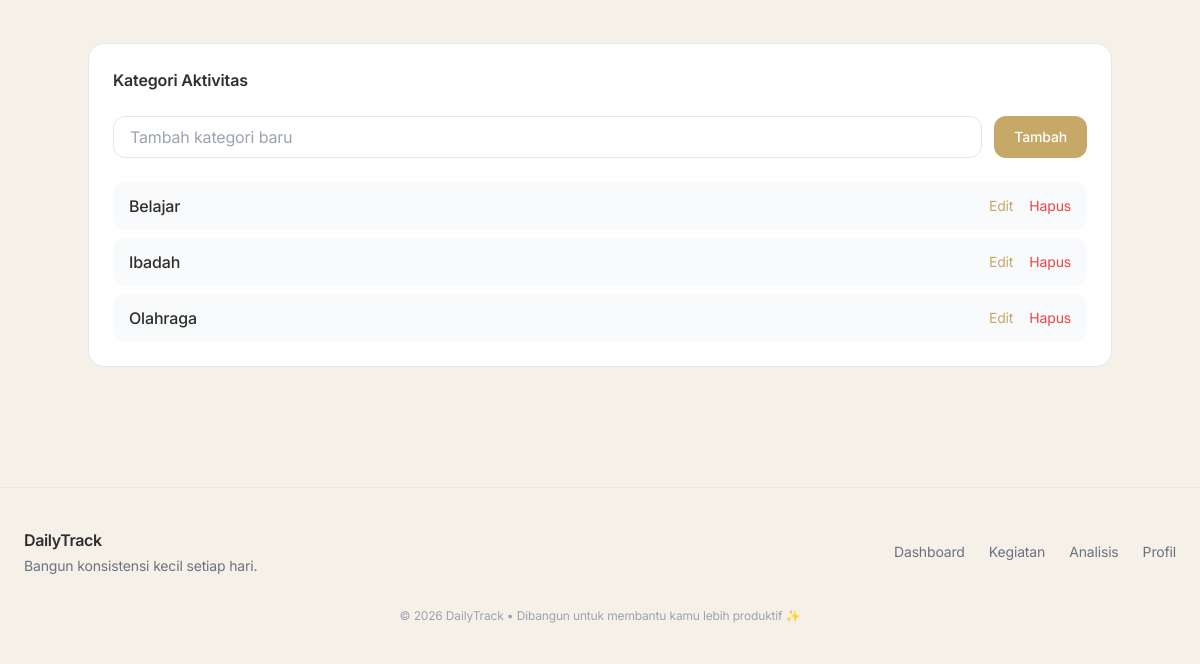
The page /profile/ (signed in, lower part) on the database as committed earlier.
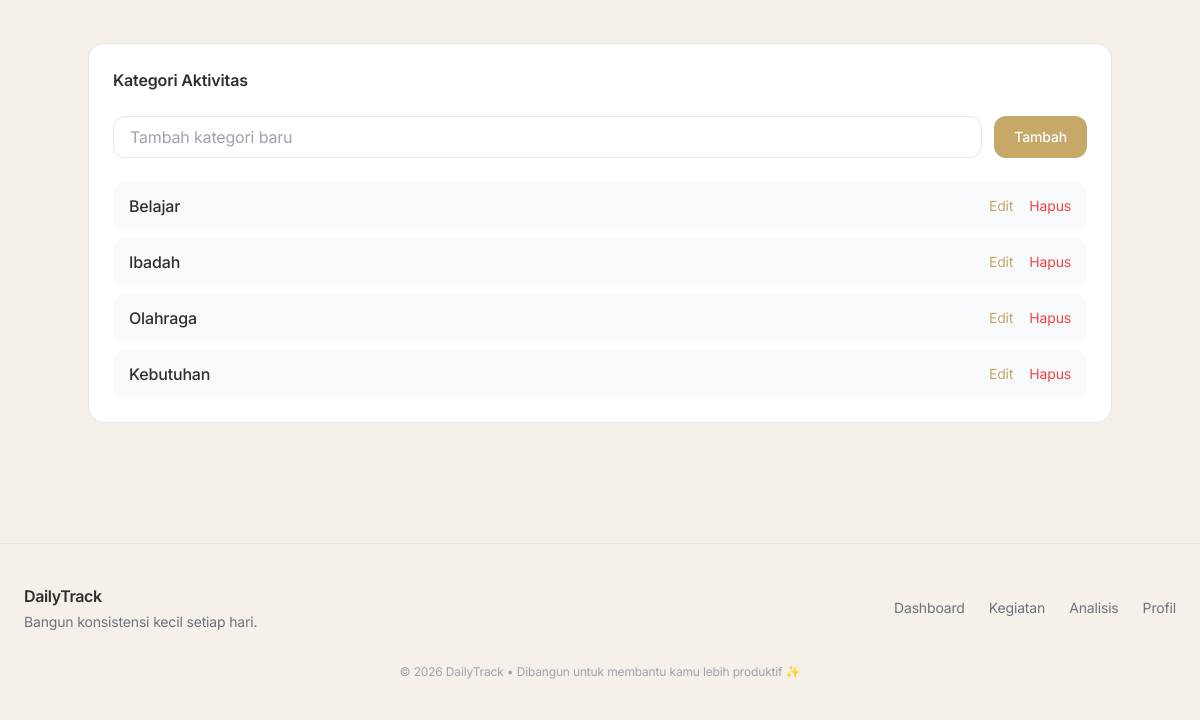
The same page on the database as committed later.
### tracker/models.py (models this page shows, shortened)
class Kategori(models.Model):
 user = models.ForeignKey(User, on_delete=models.CASCADE)
 nama = models.CharField(max_length=100)
 class Meta:
  verbose_name_plural = "Kategori"

### tracker/views/profile.py (the view, shortened to what this page needs)
# urls.py: path('profile/', views.profile, name='profile'),
@login_required(login_url='login')
def profile(request):
    kategori = Kategori.objects.filter(user=request.user)
    edit_id = request.GET.get('edit')
    form_user = FormUser(instance=request.user)
    form_password = CustomPasswordChangeForm(request.user)
    return render(request, 'kegiatan/profile.html', {
        'kategori': kategori,
        'form_user': form_user,
        'form_password': form_password,
        'edit_id': edit_id
    })

### tracker/forms.py
class FormUser(forms.ModelForm):
    class Meta:
        model = User
        fields = ['username', 'email']
        widgets = {
            'username': forms.TextInput(attrs={
                'class': 'w-full border border-[#E5E7EB] rounded-lg px-3 py-2 focus:ring-2 focus:ring-[#C6A969]/30 outline-none'
            }),
            'email': forms.EmailInput(attrs={
                'class': 'w-full border border-[#E5E7EB] rounded-lg px-3 py-2 focus:ring-2 focus:ring-[#C6A969]/30 outline-none'
            })
        }

class CustomPasswordChangeForm(PasswordChangeForm):
    old_password = forms.CharField(
        widget=forms.PasswordInput(attrs={
            "class": "w-full border border-[#E5E7EB] rounded-lg px-3 py-2 pr-16 focus:ring-2 focus:ring-[#C6A969]/30 outline-none"
        })
    )
    new_password1 = forms.CharField(
        widget=forms.PasswordInput(attrs={
            "class": "w-full border border-[#E5E7EB] rounded-lg px-3 py-2 pr-16 focus:ring-2 focus:ring-[#C6A969]/30 outline-none"
        })
    )
    new_password2 = forms.CharField(
        widget=forms.PasswordInput(attrs={
            "class": "w-full border border-[#E5E7EB] rounded-lg px-3 py-2 pr-16 focus:ring-2 focus:ring-[#C6A969]/30 outline-none"
        })
    )

### tracker/templates/kegiatan/profile.html (shortened to what this page needs)
{% extends 'base.html' %} {% block isi %}
<div class="max-w-5xl mx-auto space-y-12">
  <div class="bg-white border border-[#E5E7EB] rounded-2xl p-6">
    <h3 class="font-semibold mb-6">Kategori Aktivitas</h3>
    <form
      method="post"
      action="{% url 'tambah_kategori' %}"
      class="flex gap-3 mb-6"
    >
      <input
        type="text"
        name="nama"
        placeholder="Tambah kategori baru"
        class="flex-1 border border-[#E5E7EB] rounded-xl px-4 py-2 focus:ring-2 focus:ring-[#C6A969]/30 outline-none"
      />
      <button
        class="bg-[#C6A969] hover:opacity-90 text-white px-5 rounded-xl text-sm font-medium"
      >
        Tambah
      </button>
    </form>
    <div class="space-y-2">
      {% for k in kategori %}
      <div
        id="kategori-{{ k.id }}"
        class="bg-gray-50 rounded-xl px-4 py-3 flex items-center justify-between"
      >
        {% if edit_id == k.id|stringformat:"s" %}
        <form method="post" class="flex gap-2 w-full">
          {% csrf_token %}
          <input type="hidden" name="id" value="{{ k.id }}" />
          <input
            type="text"
            name="nama"
            value="{{ k.nama }}"
            class="flex-1 border border-gray-300 rounded-lg px-3 py-1"
          />
          <button
            name="edit_kategori"
            class="bg-[#C6A969] text-white px-3 rounded text-sm"
          >
            Simpan
          </button>
          <a
            href="{% url 'profile' %}"
            class="text-gray-500 text-sm flex items-center"
          >
            Batal
          </a>
        </form>
        {% else %}
        <span class="font-medium"> {{ k.nama }} </span>
        <div class="flex gap-4 text-sm">
          <a
            href="?edit={{ k.id }}#kategori-{{ k.id }}"
            class="text-[#C6A969] hover:underline"
          >
            Edit
          </a>
          <a
            href="{% url 'hapus_kategori' k.id %}"
            class="text-red-500 hover:underline deleteKategori"
          >
            Hapus
          </a>
        </div>
        {% endif %}
      </div>
      {% empty %}
      <p class="text-gray-400 text-sm">Belum ada kategori aktivitas.</p>
      {% endfor %}
    </div>
  </div>
</div>
{% endblock %}

### tracker/templates/base.html (shortened to what this page needs)
{% load static %}
<!doctype html>
<html lang="en">
  <head>
    <script src="https://cdn.tailwindcss.com"></script>
  </head>
  <body class="bg-[#F5F1E8] text-[#2F2F2F] min-h-screen antialiased">
    <main class="max-w-6xl mx-auto px-8 py-10">
      {% block isi %} {% endblock %}
    </main>
    <footer class="mt-20 border-t border-[#E5E7EB] bg-[#F5F1E8]">
      <div class="max-w-7xl mx-auto px-6 py-10">
        <div
          class="flex flex-col md:flex-row items-center justify-between gap-6"
        >
          <div class="text-center md:text-left">
            <h3 class="text-base font-semibold tracking-tight">DailyTrack</h3>
            <p class="text-sm text-gray-500 mt-1">
              Bangun konsistensi kecil setiap hari.
            </p>
          </div>
          <div class="flex items-center gap-6 text-sm text-gray-500">
            <a
              href="{% url 'dashboard' %}"
              class="hover:text-[#C6A969] transition"
            >
              Dashboard
            </a>
            <a
              href="{% url 'semua_kegiatan' %}"
              class="hover:text-[#C6A969] transition"
            >
              Kegiatan
            </a>
            <a
              href="{% url 'analytics' %}"
              class="hover:text-[#C6A969] transition"
            >
              Analisis
            </a>
            <a
              href="{% url 'profile' %}"
              class="hover:text-[#C6A969] transition"
            >
              Profil
            </a>
          </div>
        </div>
        <div class="text-center text-xs text-gray-400 mt-8">
          © 2026 DailyTrack • Dibangun untuk membantu kamu lebih produktif ✨
        </div>
      </div>
    </footer>
  </body>
</html>

### tracker/templates/base.html (style rules this page uses)
body { font-family: "Inter", sans-serif; letter-spacing: -0.01em; }

Rows that differ between the two databases and show on the page:
added Kategori: nama "Kebutuhan"
